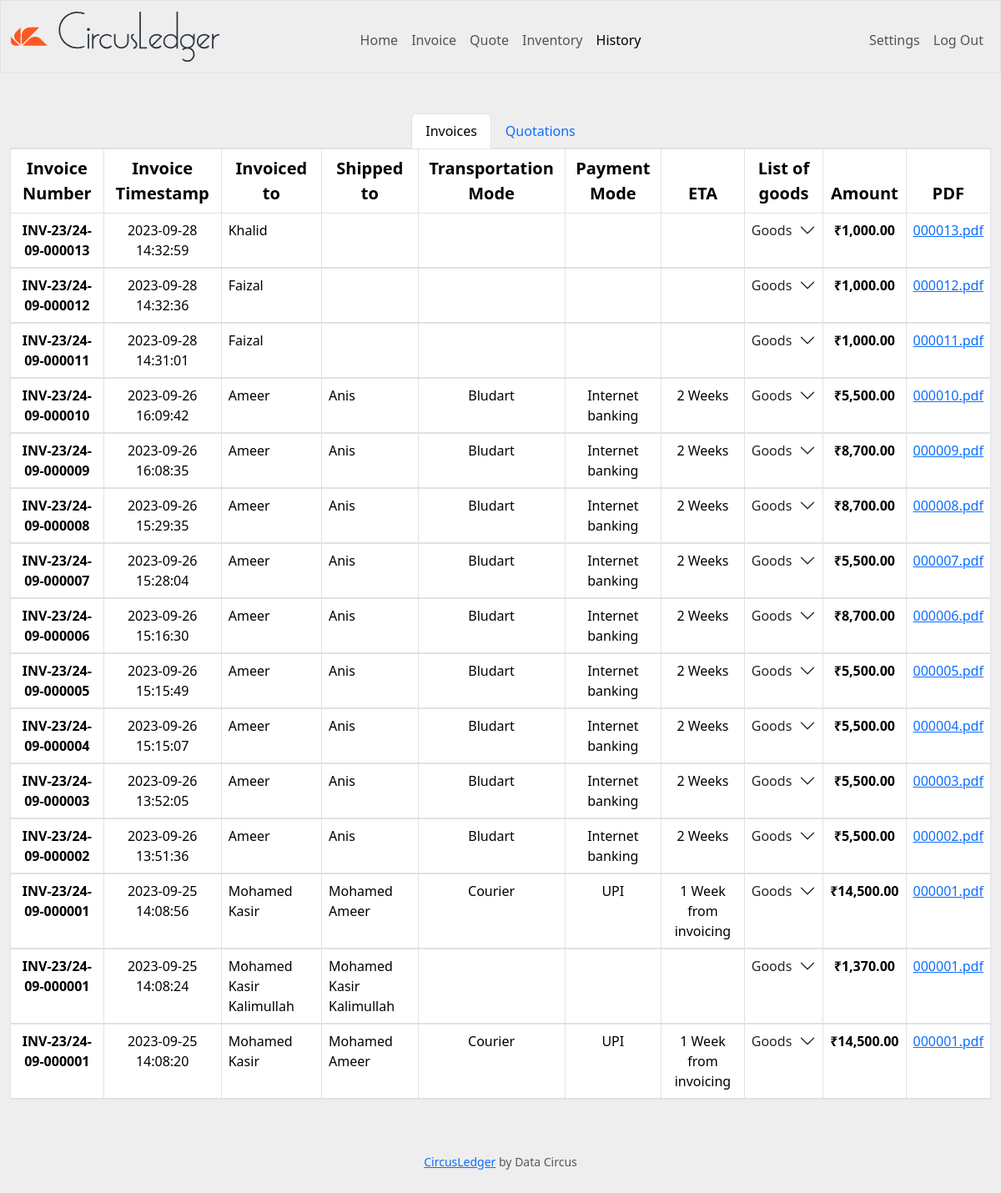
Screenshot of /history (signed in) with the database file from the repository.
### tables this page shows
CREATE TABLE "history" (
	"id"	INTEGER NOT NULL UNIQUE,
	"bill_num"	TEXT NOT NULL,
	"bill_timestamp"	TIMESTAMP DEFAULT CURRENT_TIMESTAMP,
	"type"	TEXT NOT NULL,
	"billed_to"	INTEGER,
	"shipped_to"	INTEGER,
	"transport"	TEXT,
	"payment"	TEXT,
	"eta"	TEXT,
	"amount"	REAL,
	"pdf"	BLOB,
	"company_id"	INTEGER NOT NULL,
	"user_id"	INTEGER NOT NULL,
	PRIMARY KEY("id" AUTOINCREMENT),
	FOREIGN KEY("company_id") REFERENCES "companies"("id"),
	FOREIGN KEY("shipped_to") REFERENCES "beneficiaries"("id"),
	FOREIGN KEY("billed_to") REFERENCES "beneficiaries"("id")
);

### app.py (the view)
@app.route("/history")
@login_required
def history():
    query = """
    SELECT
        h.id,
        CASE
            WHEN h.type = 'Invoice' THEN 'INV-' || h.bill_num
            ELSE 'EST-' || h.bill_num
        END AS bill_num,
        h.bill_timestamp,
        h.type,
        COALESCE(b1.name, '') AS billed_to,
        COALESCE(b2.name, '') AS shipped_to,
        h.transport,
        h.payment,
        h.eta,
        h.amount,
        json_group_array (
            json_object (
                'descp',
                g.descp,
                'hsn_sac',
                g.hsn_sac,
                'uom',
                g.uom,
                'rate',
                g.rate,
                'gst',
                g.gst,
                'qty',
                hg.qty
            )
        ) AS list_of_goods
    FROM
        history AS h
        LEFT JOIN beneficiaries AS b1 ON h.billed_to = b1.id
        LEFT JOIN beneficiaries AS b2 ON h.shipped_to = b2.id
        LEFT JOIN history_goods AS hg ON h.id = hg.history_id
        LEFT JOIN goods AS g ON hg.goods_id = g.id
    WHERE
        h.company_id = ?
    GROUP BY
        h.id,
        h.bill_num,
        h.bill_timestamp,
        h.type,
        billed_to,
        shipped_to,
        h.transport,
        h.payment,
        h.eta,
        h.amount
    ORDER BY
        h.id DESC;
    """
    history_list = db.execute(query, session["company_id"])
    invoice_list = []
    quotation_list = []
    for history in history_list:
        history["list_of_goods"] = json.loads(history["list_of_goods"])
        if history["type"] == "Invoice":
            invoice_list.append(history)
        else:
            quotation_list.append(history)
    return render_template(
        "history.html",
        invoice_list=invoice_list,
        quotation_list=quotation_list,
        historynav=activepage,
    )

### app.py (called while the page is built)
@app.after_request
def after_request(response):
    response.headers["Cache-Control"] = "no-cache, no-store, must-revalidate"
    response.headers["Expires"] = 0
    response.headers["Pragma"] = "no-cache"
    return response

### helpers.py (called while the page is built)
def login_required(f):
    @wraps(f)
    def decorated_function(*args, **kwargs):
        if session.get("user_id") is None:
            return redirect("/login")
        if session.get("company_id") is None:
            return redirect("/compregister")
        return f(*args, **kwargs)
    return decorated_function

def inr(value):
    if value:
        return f"₹{value:,.2f}"

### templates/history.html (shortened to what this page needs)
{% extends "layout.html" %} {% block title %} History {% endblock %} {% block main %}
<div class="flex-grow-1 container-fluid">
	<nav>
		<div class="nav nav-tabs justify-content-center" id="history-nav-tab" role="tablist">
			<button
				class="nav-link active"
				id="invoices-tab"
				data-bs-toggle="tab"
				data-bs-target="#invoices"
				type="button"
				role="tab"
				aria-controls="invoices"
				aria-selected="true">
				Invoices
			</button>
			<button
				class="nav-link"
				id="quotations-tab"
				data-bs-toggle="tab"
				data-bs-target="#quotations"
				type="button"
				role="tab"
				aria-controls="quotations"
				aria-selected="false">
				Quotations
			</button>
		</div>
	</nav>
	<div class="tab-content text-center">
		<div class="tab-pane fade show active" id="invoices" role="tabpanel" aria-labelledby="invoices-tab" tabindex="0">
			<div class="table-responsive">
				<table class="table table-bordered">
					<thead>
						<tr>
							<th scope="col" class="fs-5">Invoice Number</th>
							<th scope="col" class="fs-5">Invoice Timestamp</th>
							<th scope="col" class="fs-5">Invoiced to</th>
							<th scope="col" class="fs-5">Shipped to</th>
							<th scope="col" class="fs-5">Transportation Mode</th>
							<th scope="col" class="fs-5">Payment Mode</th>
							<th scope="col" class="fs-5">ETA</th>
							<th scope="col" class="fs-5">List of goods</th>
							<th scope="col" class="fs-5">Amount</th>
							<th scope="col" class="fs-5">PDF</th>
						</tr>
					</thead>
					<tbody>
						{% for invoice in invoice_list %}
						<tr>
							<th scope="row">{{ invoice.bill_num }}</th>
							<td>{{ invoice.bill_timestamp }}</td>
							<td class="text-start">{{ invoice.billed_to }}</td>
							<td class="text-start">{{ invoice.shipped_to }}</td>
							<td>{{ invoice.transport }}</td>
							<td>{{ invoice.payment }}</td>
							<td>{{ invoice.eta }}</td>
							<td class="p-0">
								<div class="accordion accordion-flush">
									<button
										class="accordion-button collapsed p-2"
										type="button"
										data-bs-toggle="collapse"
										data-bs-target="#invoice{{ loop.index }}"
										aria-expanded="false"
										aria-controls="invoice{{ loop.index }}">
										Goods
									</button>
								</div>
							</td>
							<td class="fw-semibold">{{ invoice.amount | inr }}</td>
							<td>
								<a href="{{ url_for('download_pdf', pdf_id=invoice.id) }}"
									>{{ "%s%s" % (invoice.bill_num[-6:], ".pdf") }}</a
								>
							</td>
						</tr>
						<tr>
							<td colspan="11" class="p-0">
							</td>
						</tr>
						{% endfor %}
					</tbody>
				</table>
			</div>
		</div>
	</div>
</div>
{% endblock %}

### static/styles.css (style rules this page uses)
body { background-color: #eeeeee; }

### rows the page displays
history: bill_num "INV-23/24-09-000013", bill_timestamp "2023-09-28 14:32:59", billed_to "Khalid", amount|inr "₹1,000.00", bill_num "000013.pdf"
history: bill_num "INV-23/24-09-000012", bill_timestamp "2023-09-28 14:32:36", billed_to "Faizal", amount|inr "₹1,000.00", bill_num "000012.pdf"
history: bill_num "INV-23/24-09-000011", bill_timestamp "2023-09-28 14:31:01", billed_to "Faizal", amount|inr "₹1,000.00", bill_num "000011.pdf"
history: bill_num "INV-23/24-09-000010", bill_timestamp "2023-09-26 16:09:42", billed_to "Ameer", shipped_to "Anis", transport "Bludart", payment "Internet banking", eta "2 Weeks", amount|inr "₹5,500.00", bill_num "000010.pdf"
history: bill_num "INV-23/24-09-000009", bill_timestamp "2023-09-26 16:08:35", billed_to "Ameer", shipped_to "Anis", transport "Bludart", payment "Internet banking", eta "2 Weeks", amount|inr "₹8,700.00", bill_num "000009.pdf"
history: bill_num "INV-23/24-09-000008", bill_timestamp "2023-09-26 15:29:35", billed_to "Ameer", shipped_to "Anis", transport "Bludart", payment "Internet banking", eta "2 Weeks", amount|inr "₹8,700.00", bill_num "000008.pdf"
history: bill_num "INV-23/24-09-000007", bill_timestamp "2023-09-26 15:28:04", billed_to "Ameer", shipped_to "Anis", transport "Bludart", payment "Internet banking", eta "2 Weeks", amount|inr "₹5,500.00", bill_num "000007.pdf"
history: bill_num "INV-23/24-09-000006", bill_timestamp "2023-09-26 15:16:30", billed_to "Ameer", shipped_to "Anis", transport "Bludart", payment "Internet banking", eta "2 Weeks", amount|inr "₹8,700.00", bill_num "000006.pdf"
history: bill_num "INV-23/24-09-000005", bill_timestamp "2023-09-26 15:15:49", billed_to "Ameer", shipped_to "Anis", transport "Bludart", payment "Internet banking", eta "2 Weeks", amount|inr "₹5,500.00", bill_num "000005.pdf"
history: bill_num "INV-23/24-09-000004", bill_timestamp "2023-09-26 15:15:07", billed_to "Ameer", shipped_to "Anis", transport "Bludart", payment "Internet banking", eta "2 Weeks", amount|inr "₹5,500.00", bill_num "000004.pdf"
history: bill_num "INV-23/24-09-000003", bill_timestamp "2023-09-26 13:52:05", billed_to "Ameer", shipped_to "Anis", transport "Bludart", payment "Internet banking", eta "2 Weeks", amount|inr "₹5,500.00", bill_num "000003.pdf"
history: bill_num "INV-23/24-09-000002", bill_timestamp "2023-09-26 13:51:36", billed_to "Ameer", shipped_to "Anis", transport "Bludart", payment "Internet banking", eta "2 Weeks", amount|inr "₹5,500.00", bill_num "000002.pdf"
history: bill_num "INV-23/24-09-000001", bill_timestamp "2023-09-25 14:08:56", billed_to "Mohamed Kasir", shipped_to "Mohamed Ameer", transport "Courier", payment "UPI", eta "1 Week from invoicing", amount|inr "₹14,500.00", bill_num "000001.pdf"
history: bill_num "INV-23/24-09-000001", bill_timestamp "2023-09-25 14:08:24", billed_to "Mohamed Kasir Kalimullah", shipped_to "Mohamed Kasir Kalimullah", amount|inr "₹1,370.00", bill_num "000001.pdf"
history: bill_num "INV-23/24-09-000001", bill_timestamp "2023-09-25 14:08:20", billed_to "Mohamed Kasir", shipped_to "Mohamed Ameer", transport "Courier", payment "UPI", eta "1 Week from invoicing", amount|inr "₹14,500.00", bill_num "000001.pdf"
